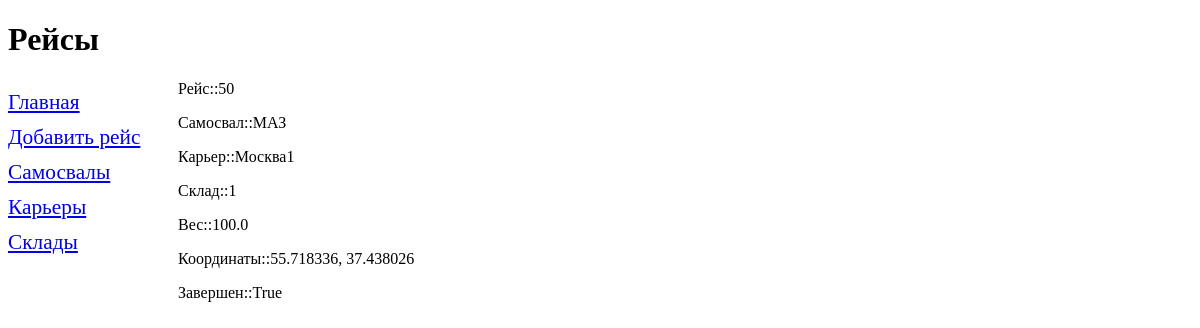
The app's page /flight/50/ with its own data.
### constr/models.py (models this page shows)
class Flights(models.Model):
    date_Flight = models.DateTimeField(verbose_name='Дата рейса')
    truck_id = models.ForeignKey('Trucks', on_delete=models.PROTECT, verbose_name='Самосвал')
    career_id = models.ForeignKey('Сareers', on_delete=models.PROTECT, verbose_name='Карьер')
    warehouse_id = models.ForeignKey('Warehouses', on_delete=models.PROTECT, verbose_name='Склад')
    weight = models.FloatField(verbose_name='Вес')
    coordinates = models.CharField(max_length=50, verbose_name='Координаты выгрузки')
    completed = models.BooleanField(default=True, verbose_name='Рейс завершен')
    date = models.DateTimeField(auto_now_add=True)
    class Meta:
        verbose_name_plural = 'Рейсы'
        verbose_name = 'Рейс'
        ordering = ['date_Flight']

class Trucks(models.Model):
    brand = models.CharField(max_length=50)
    model = models.CharField(max_length=50)
    number = models.CharField(max_length=10)
    capacity = models.FloatField()
    date = models.DateTimeField(auto_now_add=True)
    def __str__(self):
        return self.brand
    class Meta:
        verbose_name_plural = 'Самосвалы'
        verbose_name = 'Самосвал'
        ordering = ['brand']

class Сareers(models.Model):
    title = models.CharField(max_length=50)
    description = models.CharField(max_length=50, null=True)
    coordinates = models.CharField(max_length=50)
    date = models.DateTimeField(auto_now_add=True)
    def __str__(self):
        return self.title
    class Meta:
        verbose_name_plural = 'Карьеры'
        verbose_name = 'Карьер'
        ordering = ['title']

class Warehouses(models.Model):
    title = models.CharField(max_length=50)
    coordinates = models.CharField(max_length=50)
    date = models.DateTimeField(auto_now_add=True)
    def __str__(self):
        return self.title
    class Meta:
        verbose_name_plural = 'Склады'
        verbose_name = 'Склад'
        ordering = ['title']

### constr/views.py (the view)
# urls.py: path('flight/<int:flights_id>/', flight, name='flight'),
def flight(request, flights_id):
    flights = Flights.objects.all()
    current_flight = Flights.objects.get(pk=flights_id)
    context = {'flights': flights, 'current_flight': current_flight}
    return render(request, 'by_flights.html', context)

### constr/templates/by_flights.html (shortened to what this page needs)
{% extends "layout/basic.html" %}
        {% block content %}
    <div>
        <p>Рейс::{{current_flight.id}}</p>
        <p>Самосвал::{{current_flight.truck_id}}</p>
        <p>Карьер::{{current_flight.career_id}}</p>
        <p>Склад::{{current_flight.warehouse_id}}</p>
        <p>Вес::{{current_flight.weight}}</p>
        <p>Координаты::{{current_flight.coordinates}}</p>
        <p>Завершен::{{current_flight.completed}}</p>
    </div>
{% endblock %}

### records on screen
Flights: id "50", truck_id "МАЗ", career_id "Москва1", warehouse_id "1", weight "100.0", coordinates "55.718336, 37.438026", completed "True"
